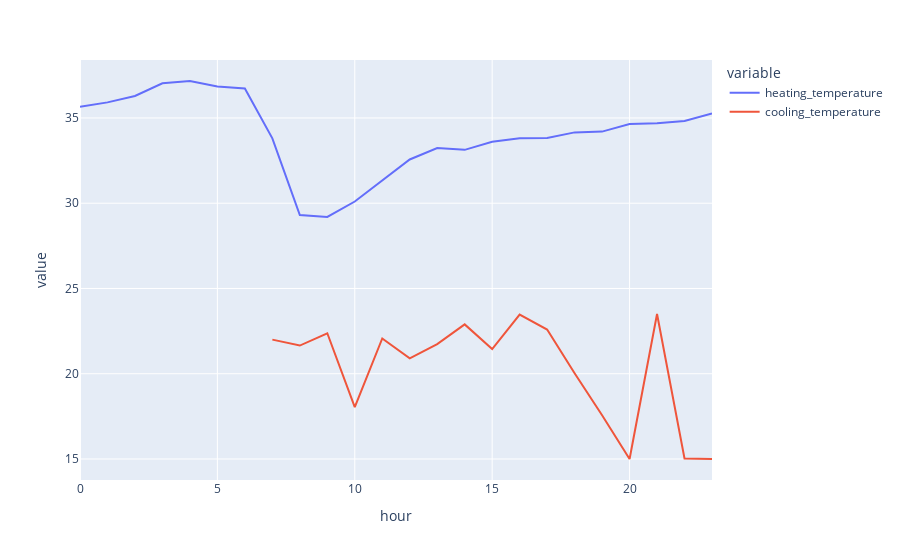

The notebook cell saved with this chart:
### Code cell
import plotly.express as px

df['hour'] = df['datetime'].apply(lambda x: x.hour)
dfday = df.groupby(pd.Grouper(key='hour')).mean()
dfday.sort_index(inplace=True)
fig = px.line(dfday, y=["heating_temperature","cooling_temperature"])
fig.show()

### Figure 1 — Plotly figure (JSON) as saved in the notebook; plotly's stock layout.template omitted (floating-point values rounded to 4 significant figures)
{"data": [{"hovertemplate": "variable=heating_temperature<br>hour=%{x}<br>value=%{y}<extra></extra>", "legendgroup": "heating_temperature", "line": {"color": "#636efa", "dash": "solid"}, "mode": "lines", "name": "heating_temperature", "orientation": "v", "showlegend": true, "type": "scatter", "x": [0, 1, 2, 3, 4, 5, 6, 7, 8, 9, 10, 11, 12, 13, 14, 15, 16, 17, 18, 19, 20, 21, 22, 23], "xaxis": "x", "y": [35.66, 35.91, 36.29, 37.03, 37.17, 36.84, 36.73, 33.81, 29.31, 29.2, 30.1, 31.35, 32.57, 33.24, 33.13, 33.6, 33.81, 33.82, 34.15, 34.2, 34.65, 34.68, 34.82, 35.27], "yaxis": "y"}, {"hovertemplate": "variable=cooling_temperature<br>hour=%{x}<br>value=%{y}<extra></extra>", "legendgroup": "cooling_temperature", "line": {"color": "#EF553B", "dash": "solid"}, "mode": "lines", "name": "cooling_temperature", "orientation": "v", "showlegend": true, "type": "scatter", "x": [0, 1, 2, 3, 4, 5, 6, 7, 8, 9, 10, 11, 12, 13, 14, 15, 16, 17, 18, 19, 20, 21, 22, 23], "xaxis": "x", "y": [null, null, null, null, null, null, null, 22, 21.65, 22.37, 18.04, 22.07, 20.9, 21.73, 22.89, 21.45, 23.47, 22.59, 20.02, 17.57, 15, 23.5, 15.03, 15], "yaxis": "y"}], "layout": {"legend": {"title": {"text": "variable"}, "tracegroupgap": 0}, "margin": {"t": 60}, "xaxis": {"anchor": "y", "domain": [0, 1], "title": {"text": "hour"}}, "yaxis": {"anchor": "x", "domain": [0, 1], "title": {"text": "value"}}}}
